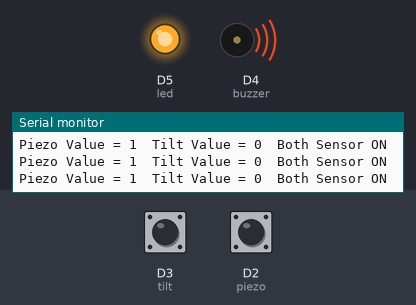
A sketch run on a simulated ESP8266 (NodeMCU). On the bench: output pins drawn as LEDs (lit = HIGH), buzzer (waves = sounding, pin HIGH), the last lines printed to the serial monitor. Dashed ring = blinking. The inputs (shaded band) are chosen by the test bench; at power-on: D3 (tilt) LOW, D2 (piezo) HIGH.

Above: at 1.2 s.
1.3 s: D3 (tilt) driven HIGH
At 2.4 s:
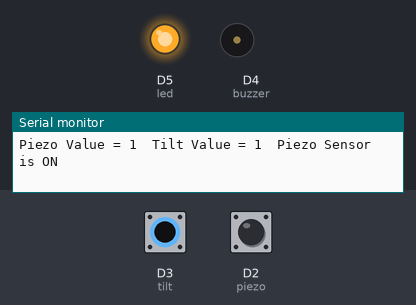
2.8 s: D2 (piezo) driven LOW
At 3.7 s:
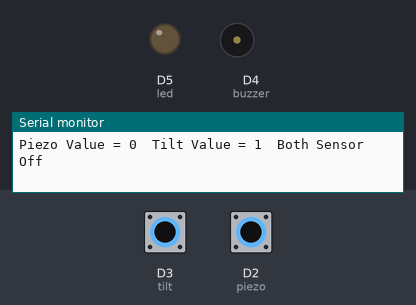
4.3 s: D3 (tilt) driven LOW
At 4.9 s:
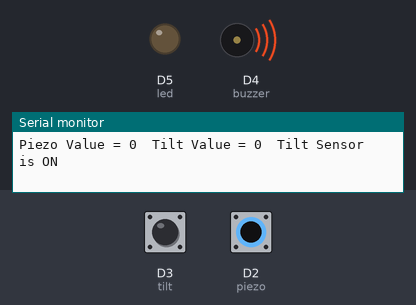
5.8 s: D2 (piezo) driven HIGH
At 6.3 s:
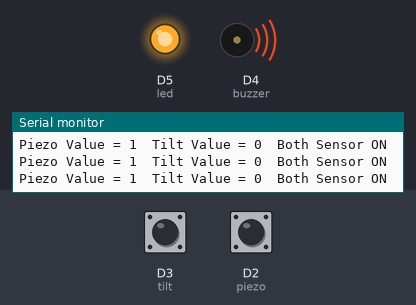
8.8 s: D3 (tilt) pulsed HIGH 2 times (0.12 s each, 0.3 s apart)
At 9.09 s:
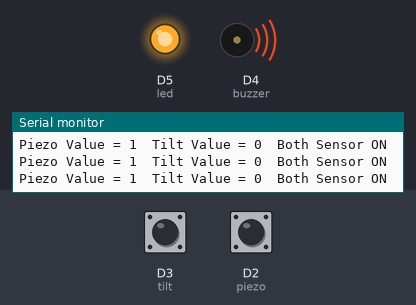
12.4 s: D2 (piezo) pulsed LOW 5 times (0.12 s each, 0.3 s apart)
At 12.67 s:
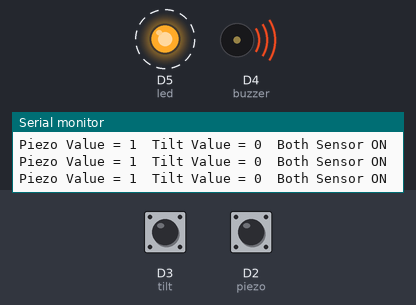
Timing chart, 0 to 15.4 s (numbered marks = the images above; inputs shaded):
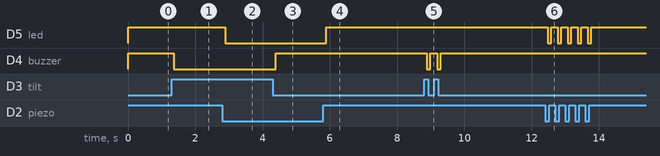

Measured:
- after the input at 1.3 s, D4 (buzzer): HIGH → LOW after 0.06 s
- after the input at 2.8 s, D5 (led): HIGH → LOW after 0.09 s
- after the input at 4.3 s, D4 (buzzer): LOW → HIGH after 0.09 s
- after the input at 5.8 s, D5 (led): LOW → HIGH after 0.10 s
- after the input at 8.8 s, D4 (buzzer): alternates HIGH for 0.20 s and LOW for 0.10 s, 4 changes in all, then stays HIGH, starting after 0.09 s
- after the input at 12.4 s, D5 (led): alternates HIGH for 0.20 s and LOW for 0.10 s, 10 changes in all, then stays HIGH, starting after 0.08 s

The sketch:

Tilt_Piezo_Sensor_LED_Buzzer.ino
```cpp
int piezo = D2;
int tilt = D3;
int led = D5;
int buzzer = D4;
int piezo_val;
int tilt_val;
void setup() {
  pinMode(piezo, INPUT);
  pinMode(tilt, INPUT);
  pinMode(led, OUTPUT);
  pinMode(buzzer, OUTPUT);
  Serial.begin(9600);

}

void loop() {
  piezo_val = digitalRead(piezo);
  tilt_val = digitalRead(tilt);
  Serial.print("Piezo Value = ");
  Serial.print(piezo_val);
  Serial.print('\t');
  Serial.print("Tilt Value = ");
  Serial.print(tilt_val);
  Serial.print('\t');
  if (tilt_val == 1 and piezo_val == 0){
    Serial.println("Both Sensor Off");
    digitalWrite(led, LOW);
    digitalWrite(buzzer, LOW);
  }
  else if (tilt_val == 0 and piezo_val == 1){
    Serial.println("Both Sensor ON");
    digitalWrite(led, HIGH);
    digitalWrite(buzzer, HIGH);
  }
  else if (tilt_val == 0 and piezo_val == 0){
    Serial.println("Tilt Sensor is ON");
    digitalWrite(led, LOW);
    digitalWrite(buzzer, HIGH);
  }
  else if (tilt_val == 1 and piezo_val == 1){
    Serial.println("Piezo Sensor is ON");
    digitalWrite(led, HIGH);
    digitalWrite(buzzer, LOW);
  }


}
```
